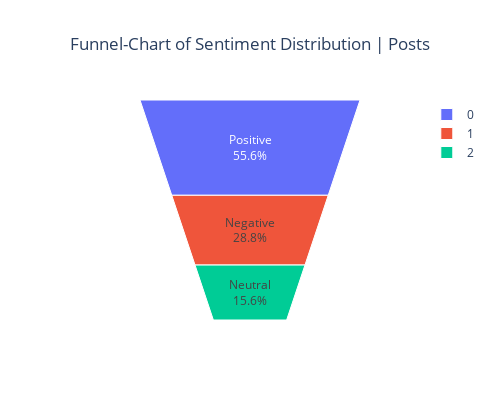

Write notebook code for a chart like this one.
### Code cell
import plotly.graph_objects as go
fig = go.Figure(go.Funnelarea(
    text =sentiment_counts_df.text_polarity,
    values = sentiment_counts_df.Count,
    title = {"position": "top center"}
    ))
fig.update_layout(
    title="Funnel-Chart of Sentiment Distribution | Posts",
    title_x=0.5, width=500, height=400)
fig.show()


plt.figure(figsize=(5, 5))
ax = plt.pie(x =df['text_category'].value_counts() , labels=df['text_category'].value_counts().index, autopct = '%1.1f%%', explode = [0.03, 0.03, 0.08])
plt.title('Sentiment Distribution | Texts')
plt.show()

### Figure 1 — Plotly figure (JSON) as saved in the notebook; plotly's stock layout.template omitted (floating-point values rounded to 4 significant figures)
{"data": [{"text": ["Positive", "Negative", "Neutral"], "title": {"position": "top center"}, "type": "funnelarea", "values": [604836, 313309, 169692]}], "layout": {"height": 400, "title": {"text": "Funnel-Chart of Sentiment Distribution | Posts", "x": 0.5}, "width": 500}}
